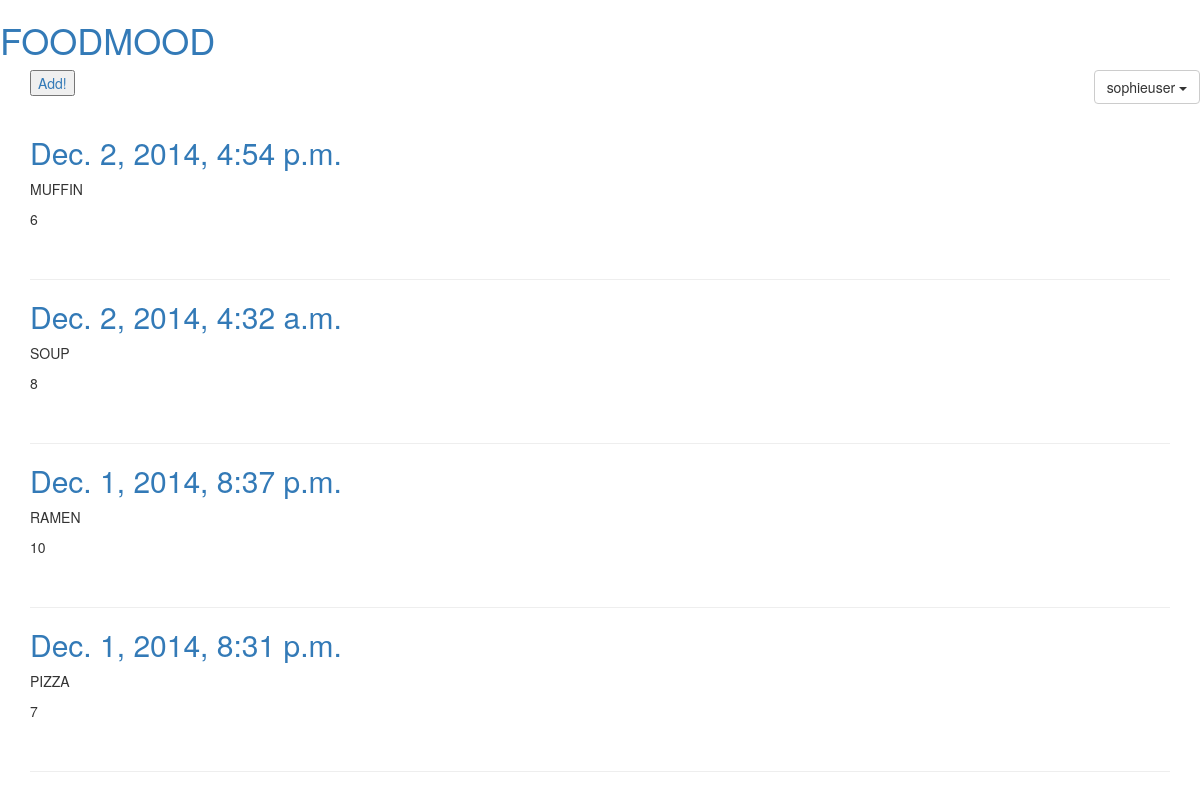
The app's page /food_mood/entries/ (signed in), older data.
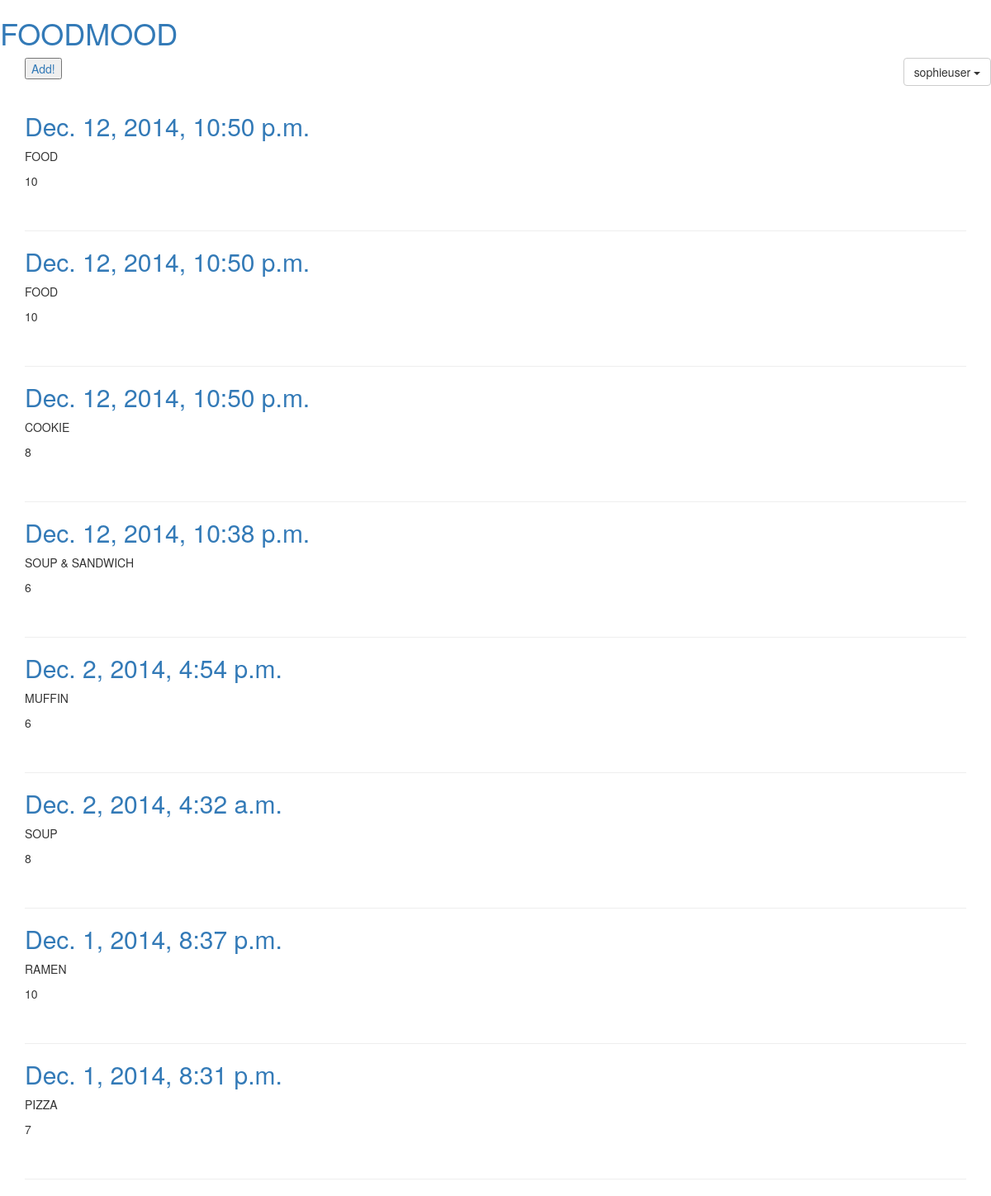
The same page, newer data.
### food_mood/models.py (models this page shows, shortened)
class Entry(models.Model):
    meal = models.IntegerField(default=1)   #number of the meal, 1 for first, etc
    food = models.CharField(max_length=200)
    mood = models.IntegerField(default=10)  #mood from 1 sucky to 10 the best
    pub_date = models.DateTimeField('date published', auto_now_add=True)
    eater = models.ForeignKey(User, blank=True, null=True, on_delete=models.SET_NULL, related_name='entries')

### food_mood/views.py (the view)
class EntryView(generic.ListView):
    template_name = 'food_mood/entries.html'
    context_object_name = 'foodmood_list'
    def get_queryset(self):
        return Entry.objects.filter(eater = self.request.user).order_by('-pub_date')

### templates/food_mood/entries.html
{% extends 'food_mood/base.html' %}
{% block content %}
	<a href="add"><button type="button" class="btn-add">Add!</button></a><br /><br />
	{% for entry in foodmood_list %}
	<section class="entry">
	<h2><a href="{% url 'food_mood:entry' entry.id %}">{{ entry.pub_date }}</a></h2>
		<p>{{ entry.food | upper }}</p>
		<p>{{ entry.mood }}</p>
		<br />
		<hr>
	</section>
	{% endfor %}
{% endblock %}

### templates/food_mood/base.html (shortened to what this page needs)
{% extends 'base.html' %}
	{% block header %}
		<h1><a href="/food_mood">FOODMOOD</a></h1>
	{% endblock %}
	{% block auth %}
	<div class="dropdown pull-right">
	  <button class="btn btn-default dropdown-toggle" type="button" id="dropdownMenu1" data-toggle="dropdown" aria-expanded="true">
	    {{ user.username }}
	    <span class="caret"></span>
	  </button>
	</div>
	{% endblock %}

### templates/base.html (shortened to what this page needs)
<!DOCTYPE html>
<html>
<head>
	<link rel="stylesheet" href="https://maxcdn.bootstrapcdn.com/bootstrap/3.3.1/css/bootstrap.min.css">
	{% load compress %}
	{% load staticfiles %}
	{% compress css %}
	    <link rel="stylesheet" type="text/x-scss" href="{% static 'styles.scss' %}" />
	{% endcompress %}
</head>
<body>
	<header>
	{% block header %}
	{% endblock %}
	</header>
	{% block auth %}
	{% endblock %}
	<div class="container">
	{% block content %}
	{% endblock %}
	</div>
</body>
</html>

Row changes from the older to the newer data that the page shows:
added Entry: pub_date "Dec. 12, 2014, 10:50 p.m.", food "FOOD", mood "10"
added Entry: pub_date "Dec. 12, 2014, 10:50 p.m.", food "FOOD", mood "10"
added Entry: pub_date "Dec. 12, 2014, 10:50 p.m.", food "COOKIE", mood "8"
added Entry: pub_date "Dec. 12, 2014, 10:38 p.m.", food "SOUP & SANDWICH", mood "6"
